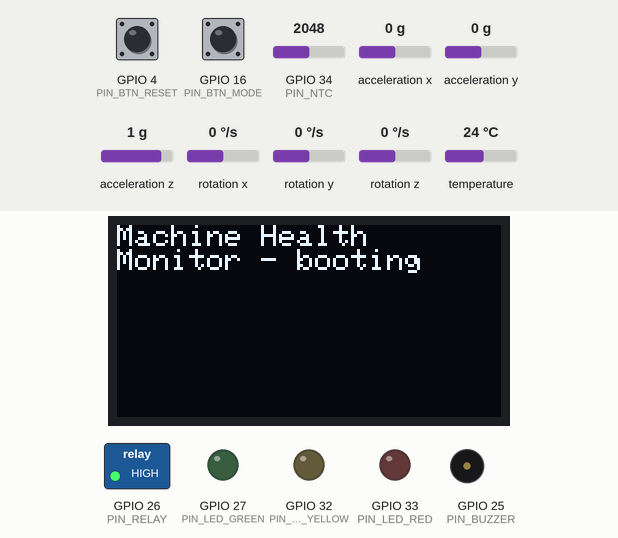
The sketch below on a simulated ESP32. Shown: 128×64 one-colour display, switched loads named in the sketch (green lamp = pin HIGH), output pins drawn as LEDs (lit = HIGH), buzzer (waves = sounding). Dashed ring = blinking. Inputs (shaded band) come from the test bench; at power-on: acceleration x 0 g, GPIO 34 (PIN_NTC) = 2048, GPIO 4 (PIN_BTN_RESET) HIGH, GPIO 16 (PIN_BTN_MODE) HIGH, acceleration y 0 g, acceleration z 1 g, rotation x 0 °/s, rotation y 0 °/s, rotation z 0 °/s, temperature 24 °C (analog values on the 0–4095 scale). WiFi joins after 1.5 s; servers stay silent unless stated; random numbers use the default seed unless the sketch sets one; no MQTT or app messages arrive unless stated; what the sketch prints to the serial monitor is not drawn.

Above: at 0.1 s.
2.0 s: acceleration x set to -0.3 g
At 4.0 s:
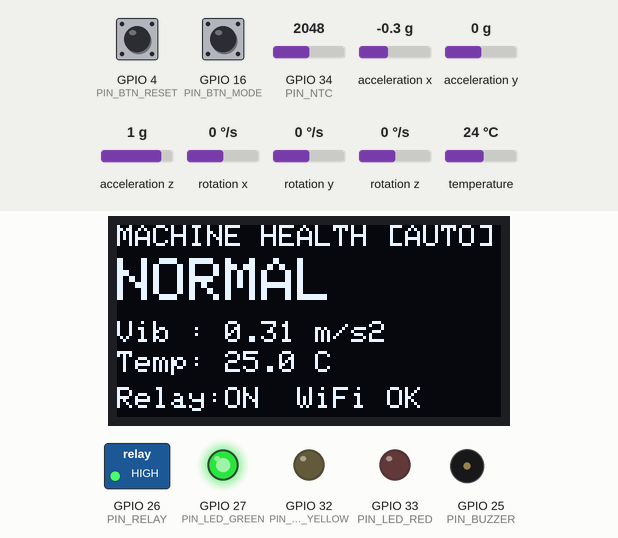
5.0 s: acceleration x set to -0.5 g
At 6.4 s:
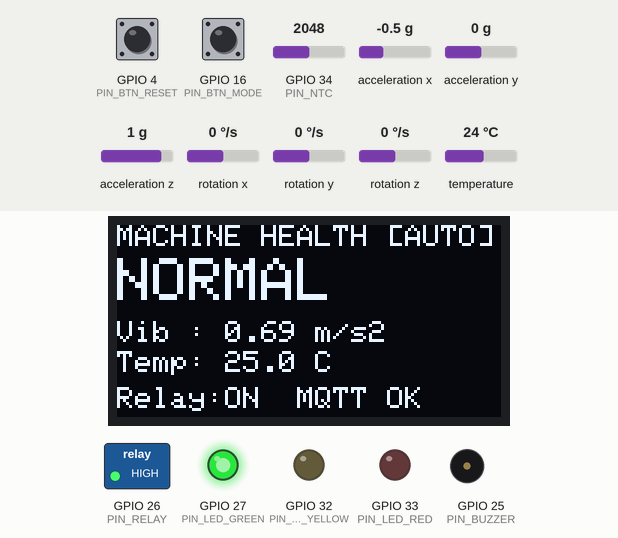
8.0 s: GPIO 34 (PIN_NTC) set to 659
At 9.8 s:
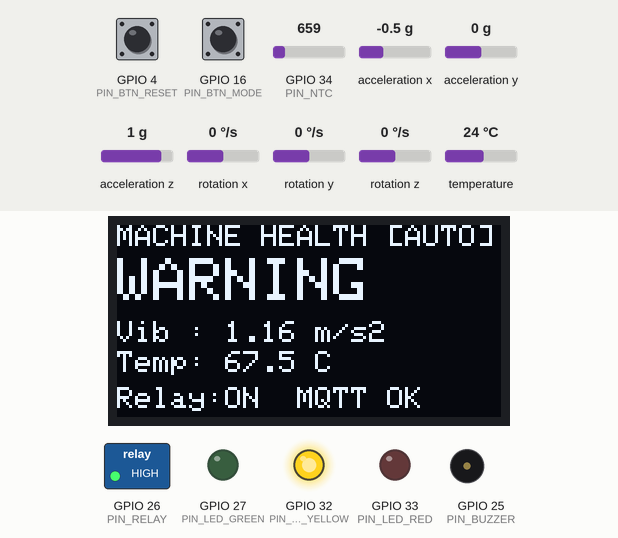
10.5 s: GPIO 34 (PIN_NTC) set to 572
At 11.1 s:
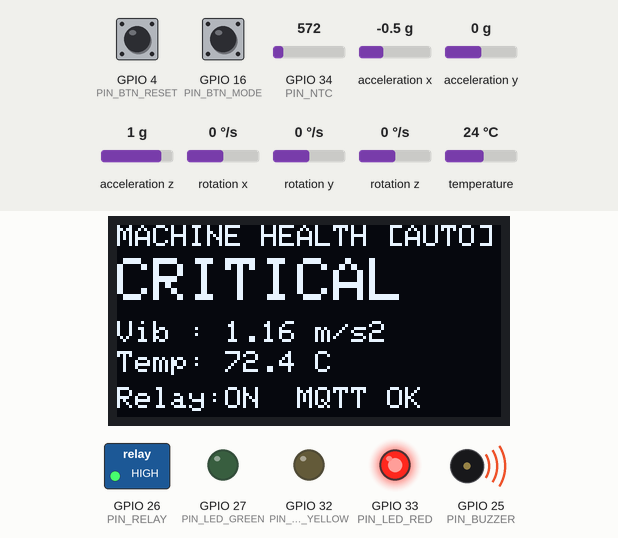
12.3 s: GPIO 34 (PIN_NTC) set to 88
At 13.9 s:
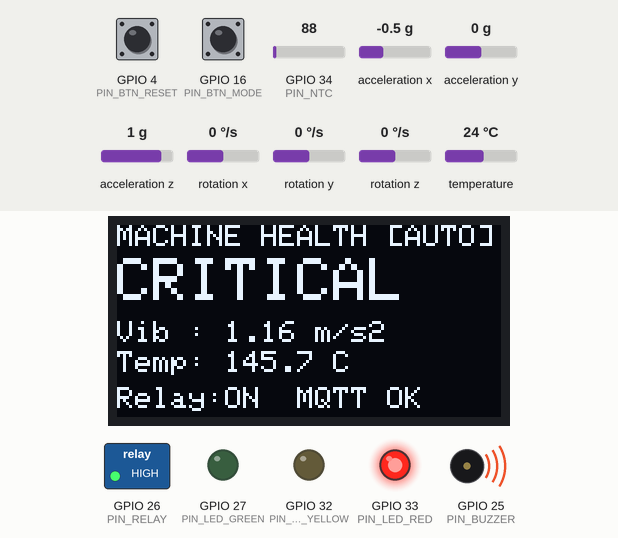
14.3 s: GPIO 34 (PIN_NTC) set to 77
At 15.4 s:
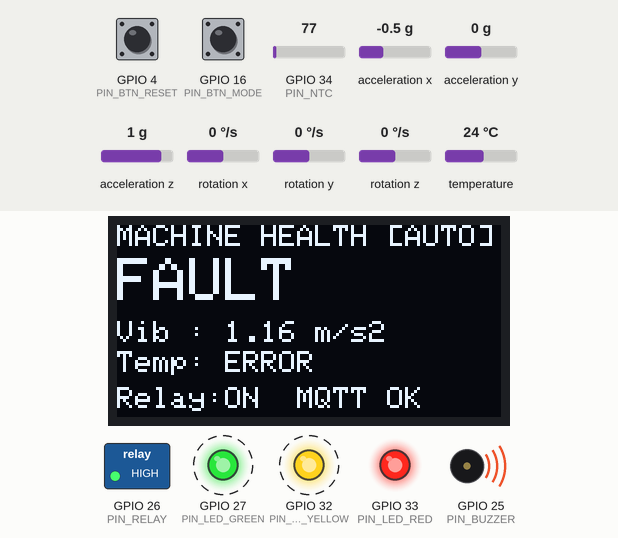
Timing chart, 0 to 18.3 s (numbered marks = the images above; inputs shaded):
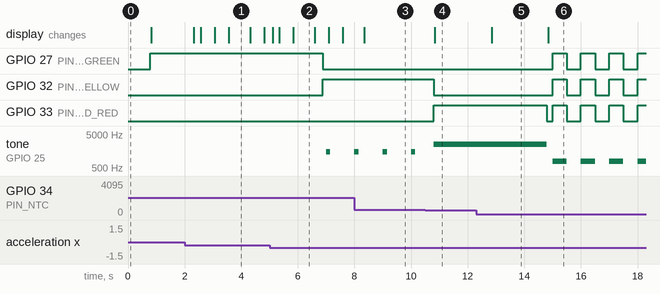

Measured:
- the behaviour switches between -0.4 and -0.5 g on acceleration x (found by bisection; images 1 and 2)
- the behaviour switches between 613 and 612 on GPIO 34 (PIN_NTC) (found by bisection; images 3 and 4)
- the behaviour switches between 81 and 80 on GPIO 34 (PIN_NTC) (found by bisection; images 5 and 6)
- after the input at 5.0 s, GPIO 27 (PIN_LED_GREEN): HIGH → LOW after 1.9 s; GPIO 32 (PIN_LED_YELLOW): LOW → HIGH after 1.9 s; tone on GPIO 25 (PIN_BUZZER): silent → 1500 Hz after 2.0 s, → silent 0.15 s later
- after the input at 8.0 s, the display: changes after 0.34 s (image 3)
- after the input at 10.5 s, GPIO 32 (PIN_LED_YELLOW): HIGH → LOW after 0.29 s; GPIO 33 (PIN_LED_RED): LOW → HIGH after 0.29 s; the display: changes after 0.34 s (image 4)
- after the input at 12.3 s, the display: changes after 0.54 s (image 5)
- after the input at 14.3 s, GPIO 27 (PIN_LED_GREEN), GPIO 32 (PIN_LED_YELLOW): alternates HIGH for 0.50 s and LOW for 0.50 s, starting after 0.70 s

The sketch:

machine_health_monitor.ino
```cpp
#include <Arduino.h>
#include <Wire.h>
#include <Adafruit_MPU6050.h>
#include <Adafruit_Sensor.h>
#include <Adafruit_GFX.h>
#include <Adafruit_SSD1306.h>
#include <ArduinoJson.h>

// ===================== KONFIGURASI =====================
#define ENABLE_MQTT 1            // 0 = hanya Serial, 1 = Serial + MQTT

#if ENABLE_MQTT
  #include <WiFi.h>
  #include <WiFiClientSecure.h>
  #include <PubSubClient.h>
#endif

#ifndef ESP_ARDUINO_VERSION_MAJOR
  #define ESP_ARDUINO_VERSION_MAJOR 2
#endif

// WiFi (Wokwi memakai SSID ini)
const char* WIFI_SSID = "Wokwi-GUEST";
const char* WIFI_PASS = "";

// HiveMQ Cloud -> ISI DENGAN MILIK ANDA (jangan dibagikan / di-commit ke GitHub)
const char*    MQTT_HOST = "ISI_HOST_HIVEMQ.s1.eu.hivemq.cloud";
const uint16_t MQTT_PORT = 8883;
const char*    MQTT_USER = "ISI_USERNAME";
const char*    MQTT_PASS = "ISI_PASSWORD";

// Topic
#define TEAM_ID         "WIB"
#define TOPIC_BASE      "sic8/" TEAM_ID
#define TOPIC_TELEMETRY TOPIC_BASE "/telemetry"
#define TOPIC_EVENT     TOPIC_BASE "/event"
#define TOPIC_STATUS    TOPIC_BASE "/status"
#define TOPIC_CMD       TOPIC_BASE "/cmd"

// Pin
#define PIN_SDA        21
#define PIN_SCL        22
#define PIN_NTC        34   // ADC1, input-only
#define PIN_LED_GREEN  27
#define PIN_LED_YELLOW 32
#define PIN_LED_RED    33
#define PIN_BUZZER     25
#define PIN_RELAY      26
#define PIN_BTN_RESET  4
#define PIN_BTN_MODE   16

const bool RELAY_ACTIVE_HIGH = true;   // ubah ke false jika relay Wokwi terbalik

// Sampling dan analisis
const unsigned long SAMPLE_MS     = 10;     // sampling MPU6050 tiap 10 ms
const int           WINDOW_SIZE   = 50;     // 50 sampel = 1 jendela RMS (500 ms)
const unsigned long TEMP_MS       = 500;
const unsigned long TELEMETRY_MS  = 1000;
const unsigned long DISPLAY_MS    = 250;
const float         NTC_BETA      = 3950.0;

// Threshold (bisa diubah lewat perintah cmd)
struct Config {
  float warnVib  = 1.0f;    // m/s^2 (RMS)
  float critVib  = 3.0f;
  float warnTemp = 50.0f;   // derajat C
  float critTemp = 70.0f;
  float hystVib  = 0.2f;    // hysteresis
  float hystTemp = 3.0f;
} cfg;

unsigned long critHoldMs = 5000;   // CRITICAL bertahan sekian ms -> SHUTDOWN

// ===================== STATE =====================
enum State { ST_NORMAL, ST_WARNING, ST_CRITICAL, ST_SHUTDOWN, ST_FAULT };
const char* STATE_NAME[] = {"NORMAL", "WARNING", "CRITICAL", "SHUTDOWN", "FAULT"};

State state = ST_NORMAL;
unsigned long critSince = 0;

float vibRms = 0, tempC = 0, baseline = 9.8f, simVib = 0;
int   vibLevel = 0, tempLevel = 0;
bool  mpuOk = false, tempOk = false, simFault = false;
bool  manualMode = false, manualRelay = true, relayOn = true;
bool  resetRequested = false, oledOk = false;

// buffer analisis
float sumSq = 0; int sampleCount = 0;
float rmsHist[4] = {0, 0, 0, 0}; int rmsIdx = 0, rmsCount = 0;
int   mpuFail = 0;
unsigned long lastSample = 0, lastTemp = 0, lastTele = 0, lastDisp = 0, lastMpuRetry = 0;
uint32_t lastFreq = 0;

Adafruit_MPU6050 mpu;
Adafruit_SSD1306 display(128, 64, &Wire, -1);

#if ENABLE_MQTT
WiFiClientSecure netClient;
PubSubClient mqtt(netClient);
unsigned long lastMqttTry = 0;
char clientId[40];                 // client ID unik tiap boot (hindari bentrok di broker)
#endif

// ===================== UTIL =====================
float accelMag(const sensors_event_t &a) {
  return sqrtf(a.acceleration.x * a.acceleration.x +
               a.acceleration.y * a.acceleration.y +
               a.acceleration.z * a.acceleration.z);
}

// Level 0/1/2 dengan hysteresis (level turun hanya jika nilai < batas - hyst)
int levelWithHyst(float v, float warn, float crit, float hyst, int prev) {
  if (v >= crit || (prev == 2 && v >= crit - hyst)) return 2;
  if (v >= warn || (prev >= 1 && v >= warn - hyst)) return 1;
  return 0;
}

// ===================== OUTPUT HARDWARE =====================
void setRelay(bool on) {
  relayOn = on;
  digitalWrite(PIN_RELAY, (on == RELAY_ACTIVE_HIGH) ? HIGH : LOW);
}

void setLeds(bool g, bool y, bool r) {
  digitalWrite(PIN_LED_GREEN, g);
  digitalWrite(PIN_LED_YELLOW, y);
  digitalWrite(PIN_LED_RED, r);
}

#if ESP_ARDUINO_VERSION_MAJOR >= 3
void buzzerInit()          { ledcAttach(PIN_BUZZER, 2000, 8); ledcWriteTone(PIN_BUZZER, 0); }
void buzzerTone(uint32_t f) { ledcWriteTone(PIN_BUZZER, f); }
#else
void buzzerInit()          { ledcSetup(0, 2000, 8); ledcAttachPin(PIN_BUZZER, 0); ledcWriteTone(0, 0); }
void buzzerTone(uint32_t f) { ledcWriteTone(0, f); }
#endif

void applyOutputs(unsigned long now) {
  // Relay: AUTO -> mati saat SHUTDOWN; MANUAL -> sesuai perintah
  setRelay(manualMode ? manualRelay : (state != ST_SHUTDOWN));

  // LED
  switch (state) {
    case ST_NORMAL:   setLeds(1, 0, 0); break;
    case ST_WARNING:  setLeds(0, 1, 0); break;
    case ST_CRITICAL: setLeds(0, 0, 1); break;
    case ST_SHUTDOWN: setLeds(0, 0, (now % 500) < 250); break;
    case ST_FAULT:    { bool b = (now % 1000) < 500; setLeds(b, b, b); } break;
  }

  // Buzzer (pola berbeda tiap state)
  uint32_t f = 0;
  switch (state) {
    case ST_WARNING:  f = (now % 1000) < 150 ? 1500 : 0; break;
    case ST_CRITICAL: f = 2500; break;
    case ST_SHUTDOWN: f = (now % 200) < 100 ? 3000 : 0; break;
    case ST_FAULT:    f = (now % 1000) < 500 ? 800 : 0; break;
    default: f = 0;
  }
  if (f != lastFreq) { buzzerTone(f); lastFreq = f; }
}

// ===================== PUBLISH / EVENT =====================
void publishMqtt(const char* topic, const char* payload, bool retained = false) {
#if ENABLE_MQTT
  if (mqtt.connected()) mqtt.publish(topic, payload, retained);
#endif
}

// Event: dikirim saat state berubah. state_id ikut dikirim agar mudah diplot.
void emitEvent(const char* from, const char* to, const char* reason) {
  char buf[200];
  snprintf(buf, sizeof(buf),
           "{\"type\":\"event\",\"ts\":%lu,\"from\":\"%s\",\"to\":\"%s\",\"to_id\":%d,\"reason\":\"%s\"}",
           millis(), from, to, (int)state, reason);
  Serial.println(buf);
  publishMqtt(TOPIC_EVENT, buf);
}

// Telemetry: JSON datar (semua nilai angka/teks sederhana) -> langsung jadi 1 baris DataFrame.
void publishTelemetry(unsigned long now) {
  if (now - lastTele < TELEMETRY_MS) return;
  lastTele = now;
  bool fault = !mpuOk || !tempOk || simFault;
  char buf[512];
  snprintf(buf, sizeof(buf),
    "{\"type\":\"telemetry\",\"ts\":%lu,\"vib_rms\":%.3f,\"temp\":%.1f,"
    "\"state\":\"%s\",\"state_id\":%d,\"vib_level\":%d,\"temp_level\":%d,"
    "\"relay\":%d,\"mode\":\"%s\",\"fault\":%d,"
    "\"warn_vib\":%.2f,\"crit_vib\":%.2f,\"warn_temp\":%.1f,\"crit_temp\":%.1f}",
    now, vibRms, tempC, STATE_NAME[state], (int)state, vibLevel, tempLevel,
    relayOn ? 1 : 0, manualMode ? "manual" : "auto", fault ? 1 : 0,
    cfg.warnVib, cfg.critVib, cfg.warnTemp, cfg.critTemp);
  Serial.println(buf);
  publishMqtt(TOPIC_TELEMETRY, buf);
}

// ===================== SENSOR =====================
void i2cScan() {
  Serial.println("# I2C scan:");
  for (uint8_t addr = 1; addr < 127; addr++) {
    Wire.beginTransmission(addr);
    if (Wire.endTransmission() == 0) Serial.printf("#   ditemukan 0x%02X\n", addr);
  }
}

void calibrateBaseline() {
  float sum = 0; int n = 0;
  for (int i = 0; i < 100; i++) {
    sensors_event_t a, g, t;
    if (mpu.getEvent(&a, &g, &t)) { sum += accelMag(a); n++; }
    delay(5);
  }
  if (n > 0) { baseline = sum / n; Serial.printf("# baseline = %.3f m/s2\n", baseline); }
}

void sampleVibration(unsigned long now) {
  if (now - lastSample < SAMPLE_MS) return;
  lastSample = now;

  if (!mpuOk) {  // coba init ulang tiap 3 detik
    if (now - lastMpuRetry >= 3000) {
      lastMpuRetry = now;
      if (mpu.begin(0x68)) { mpuOk = true; mpuFail = 0; Serial.println("# MPU6050 pulih"); }
    }
    return;
  }

  sensors_event_t a, g, t;
  bool ok = mpu.getEvent(&a, &g, &t);
  float m = ok ? accelMag(a) : NAN;
  if (!ok || isnan(m)) {
    if (++mpuFail >= 5) { mpuOk = false; Serial.println("# MPU6050 gagal dibaca"); }
    return;
  }
  mpuFail = 0;

  float dev = m - baseline;                       // komponen getaran
  if (simVib > 0) dev += simVib * 1.732f * (random(-1000, 1001) / 1000.0f);  // noise sintetis (RMS = simVib)
  sumSq += dev * dev;
  sampleCount++;

  if (sampleCount >= WINDOW_SIZE) {
    float rms = sqrtf(sumSq / sampleCount);
    sumSq = 0; sampleCount = 0;
    rmsHist[rmsIdx] = rms; rmsIdx = (rmsIdx + 1) % 4; if (rmsCount < 4) rmsCount++;
    float s = 0; for (int i = 0; i < rmsCount; i++) s += rmsHist[i];
    vibRms = s / rmsCount;                         // moving average 4 jendela
    vibLevel = levelWithHyst(vibRms, cfg.warnVib, cfg.critVib, cfg.hystVib, vibLevel);
  }
}

void readTemperature(unsigned long now) {
  if (now - lastTemp < TEMP_MS) return;
  lastTemp = now;
  long acc = 0;
  for (int i = 0; i < 8; i++) acc += analogRead(PIN_NTC);
  int raw = acc / 8;
  if (raw <= 10 || raw >= 4085) { tempOk = false; return; }   // lepas / short
  float c = 1.0 / (log(1.0 / (4095.0 / raw - 1.0)) / NTC_BETA + 1.0 / 298.15) - 273.15;
  if (isnan(c) || c < -40 || c > 150) { tempOk = false; return; }
  tempOk = true;
  tempC = c;
  tempLevel = levelWithHyst(tempC, cfg.warnTemp, cfg.critTemp, cfg.hystTemp, tempLevel);
}

// ===================== PERINTAH (Serial / MQTT) =====================
void handleCommand(const char* payload, size_t len) {
  JsonDocument doc;
  DeserializationError err = deserializeJson(doc, payload, len);
  if (err) { Serial.printf("# cmd error: %s\n", err.c_str()); return; }

  // Threshold
  float wv = cfg.warnVib, cv = cfg.critVib, wt = cfg.warnTemp, ct = cfg.critTemp;
  bool changed = false;
  if (!doc["set_warn_vib"].isNull())  { wv = doc["set_warn_vib"].as<float>();  changed = true; }
  if (!doc["set_crit_vib"].isNull())  { cv = doc["set_crit_vib"].as<float>();  changed = true; }
  if (!doc["set_warn_temp"].isNull()) { wt = doc["set_warn_temp"].as<float>(); changed = true; }
  if (!doc["set_crit_temp"].isNull()) { ct = doc["set_crit_temp"].as<float>(); changed = true; }
  if (changed) {
    if (wv > 0 && wv < cv && wt < ct) {
      cfg.warnVib = wv; cfg.critVib = cv; cfg.warnTemp = wt; cfg.critTemp = ct;
      Serial.println("# threshold diperbarui");
    } else {
      Serial.println("# threshold ditolak: warn harus < crit");
    }
  }

  // Mode auto / manual
  const char* m = doc["mode"] | "";
  if (strcmp(m, "manual") == 0 || strcmp(m, "auto") == 0) {
    manualMode = (strcmp(m, "manual") == 0);
    manualRelay = relayOn;
    critSince = millis();
    Serial.printf("# mode = %s\n", m);
  }

  // Relay (hanya mode manual)
  if (!doc["relay"].isNull()) {
    if (manualMode) manualRelay = doc["relay"].as<int>() != 0;
    else Serial.println("# relay diabaikan: mode masih auto");
  }

  if (!doc["sim_vib"].isNull())   simVib = max(0.0f, doc["sim_vib"].as<float>());
  if (!doc["sim_fault"].isNull()) simFault = doc["sim_fault"].as<bool>();
  if (doc["calibrate"] | false)   calibrateBaseline();
  if (doc["reset"] | false)       resetRequested = true;
}

void readSerialCommands() {
  static char sbuf[256];
  static size_t sl = 0;
  while (Serial.available()) {
    char c = Serial.read();
    if (c == '\n' || c == '\r') {
      if (sl > 0) { sbuf[sl] = 0; handleCommand(sbuf, sl); sl = 0; }
    } else if (sl < sizeof(sbuf) - 1) {
      sbuf[sl++] = c;
    }
  }
}

// ===================== STATE MACHINE =====================
void setState(State ns, const char* reason) {
  if (ns == state) return;
  State old = state;
  state = ns;                       // state diubah dulu agar to_id di event benar
  emitEvent(STATE_NAME[old], STATE_NAME[ns], reason);
}

const char* causeText() {
  int l = max(vibLevel, tempLevel);
  if (l == 0) return "recovered";
  if (vibLevel == l && tempLevel == l) return "vib+temp";
  return (vibLevel == l) ? "vib" : "temp";
}

void updateState(unsigned long now) {
  bool fault = !mpuOk || !tempOk || simFault;

  // SHUTDOWN bersifat latched: hanya keluar lewat reset saat kondisi aman
  if (state == ST_SHUTDOWN) {
    if (resetRequested) {
      resetRequested = false;
      if (!fault && max(vibLevel, tempLevel) == 0) setState(ST_NORMAL, "reset");
      else emitEvent(STATE_NAME[state], STATE_NAME[state], "reset_denied");
    }
    return;
  }
  resetRequested = false;

  if (fault) { setState(ST_FAULT, "sensor"); return; }

  int lvl = max(vibLevel, tempLevel);
  if (lvl == 0) {
    setState(ST_NORMAL, "recovered");
  } else if (lvl == 1) {
    setState(ST_WARNING, causeText());
  } else {
    if (state != ST_CRITICAL) { setState(ST_CRITICAL, causeText()); critSince = now; }
    else if (!manualMode && now - critSince >= critHoldMs) setState(ST_SHUTDOWN, "crit_timeout");
  }
}

// ===================== TOMBOL =====================
bool buttonPressed(uint8_t pin, bool &last, unsigned long &tChange, unsigned long now) {
  bool cur = (digitalRead(pin) == LOW);
  if (cur != last && now - tChange > 50) { tChange = now; last = cur; return cur; }
  return false;
}

void readButtons(unsigned long now) {
  static bool lastReset = false, lastMode = false;
  static unsigned long tReset = 0, tMode = 0;
  if (buttonPressed(PIN_BTN_RESET, lastReset, tReset, now)) resetRequested = true;
  if (buttonPressed(PIN_BTN_MODE, lastMode, tMode, now)) {
    manualMode = !manualMode;
    manualRelay = relayOn;
    critSince = now;
    Serial.printf("# mode = %s\n", manualMode ? "manual" : "auto");
  }
}

// ===================== OLED =====================
void updateDisplay(unsigned long now) {
  if (!oledOk || now - lastDisp < DISPLAY_MS) return;
  lastDisp = now;
  char line[32];
  display.clearDisplay();
  display.setTextColor(SSD1306_WHITE);

  display.setTextSize(1);
  display.setCursor(0, 0);
  display.print("MACHINE HEALTH ");
  display.print(manualMode ? "[MAN]" : "[AUTO]");

  display.setTextSize(2);
  display.setCursor(0, 11);
  display.print(STATE_NAME[state]);

  display.setTextSize(1);
  snprintf(line, sizeof(line), "Vib : %.2f m/s2", vibRms);
  display.setCursor(0, 32); display.print(line);
  if (tempOk) snprintf(line, sizeof(line), "Temp: %.1f C", tempC);
  else        snprintf(line, sizeof(line), "Temp: ERROR");
  display.setCursor(0, 42); display.print(line);

#if ENABLE_MQTT
  const char* net = mqtt.connected() ? "MQTT OK" : (WiFi.status() == WL_CONNECTED ? "WiFi OK" : "No WiFi");
#else
  const char* net = "Serial";
#endif
  snprintf(line, sizeof(line), "Relay:%s  %s", relayOn ? "ON" : "OFF", net);
  display.setCursor(0, 54); display.print(line);
  display.display();
}

// ===================== NETWORK =====================
#if ENABLE_MQTT
void onMqtt(char* topic, byte* payload, unsigned int length) {
  handleCommand((const char*)payload, length);
}

void connectMqtt() {
  // Bersihkan socket TLS lama supaya tidak ada sisa koneksi setengah mati
  netClient.stop();
  Serial.printf("# MQTT connect, clientId=%s\n", clientId);
  if (mqtt.connect(clientId, MQTT_USER, MQTT_PASS, TOPIC_STATUS, 1, true, "offline")) {
    mqtt.publish(TOPIC_STATUS, "online", true);
    mqtt.subscribe(TOPIC_CMD);
    Serial.println("# MQTT terhubung");
  } else {
    Serial.printf("# MQTT gagal, rc=%d\n", mqtt.state());
  }
}

void networkLoop(unsigned long now) {
  static bool wasConnected = false;

  if (WiFi.status() != WL_CONNECTED) {
    wasConnected = false;
    return;
  }

  bool nowConnected = mqtt.connected();
  if (wasConnected && !nowConnected)
    Serial.printf("# MQTT putus, rc=%d\n", mqtt.state());
  wasConnected = nowConnected;

  if (!nowConnected) {
    if (now - lastMqttTry >= 5000) { lastMqttTry = now; connectMqtt(); }
  } else {
    mqtt.loop();
  }
}
#endif

// ===================== SETUP & LOOP =====================
void setup() {
  Serial.begin(115200);
  pinMode(PIN_LED_GREEN, OUTPUT);
  pinMode(PIN_LED_YELLOW, OUTPUT);
  pinMode(PIN_LED_RED, OUTPUT);
  pinMode(PIN_RELAY, OUTPUT);
  pinMode(PIN_BTN_RESET, INPUT_PULLUP);
  pinMode(PIN_BTN_MODE, INPUT_PULLUP);
  setRelay(true);
  buzzerInit();
  analogReadResolution(12);

  Wire.begin(PIN_SDA, PIN_SCL);
  i2cScan();

  oledOk = display.begin(SSD1306_SWITCHCAPVCC, 0x3C);
  if (oledOk) {
    display.clearDisplay();
    display.setTextColor(SSD1306_WHITE);
    display.setCursor(0, 0);
    display.println("Machine Health");
    display.println("Monitor - booting");
    display.display();
  } else {
    Serial.println("# OLED tidak ditemukan");
  }

  mpuOk = mpu.begin(0x68);
  if (mpuOk) {
    mpu.setAccelerometerRange(MPU6050_RANGE_8_G);
    mpu.setFilterBandwidth(MPU6050_BAND_260_HZ);
    calibrateBaseline();
  } else {
    Serial.println("# MPU6050 tidak ditemukan");
  }

#if ENABLE_MQTT
  WiFi.mode(WIFI_STA);
  WiFi.begin(WIFI_SSID, WIFI_PASS, 6);
  netClient.setInsecure();               // cukup untuk simulasi; untuk produksi pakai sertifikat CA

  // Client ID unik tiap boot. MAC ESP32 di Wokwi selalu sama, sehingga ID berbasis MAC
  // bentrok antar simulasi dan broker saling menendang koneksi (online/offline berulang).
  snprintf(clientId, sizeof(clientId), "mh-%s-%08lX", TEAM_ID, (unsigned long)esp_random());

  mqtt.setServer(MQTT_HOST, MQTT_PORT);
  mqtt.setCallback(onMqtt);
  mqtt.setBufferSize(640);
  mqtt.setKeepAlive(30);                 // detik; lebih longgar untuk jaringan simulasi
  mqtt.setSocketTimeout(10);             // detik
#endif

  Serial.println("# siap. Kirim perintah JSON lewat Serial Monitor, mis: {\"sim_vib\":1.5}");
}

void loop() {
  unsigned long now = millis();
  readButtons(now);
  readSerialCommands();
  sampleVibration(now);
  readTemperature(now);
  updateState(now);
  applyOutputs(now);
  updateDisplay(now);
#if ENABLE_MQTT
  networkLoop(now);
#endif
  publishTelemetry(now);
}
```
